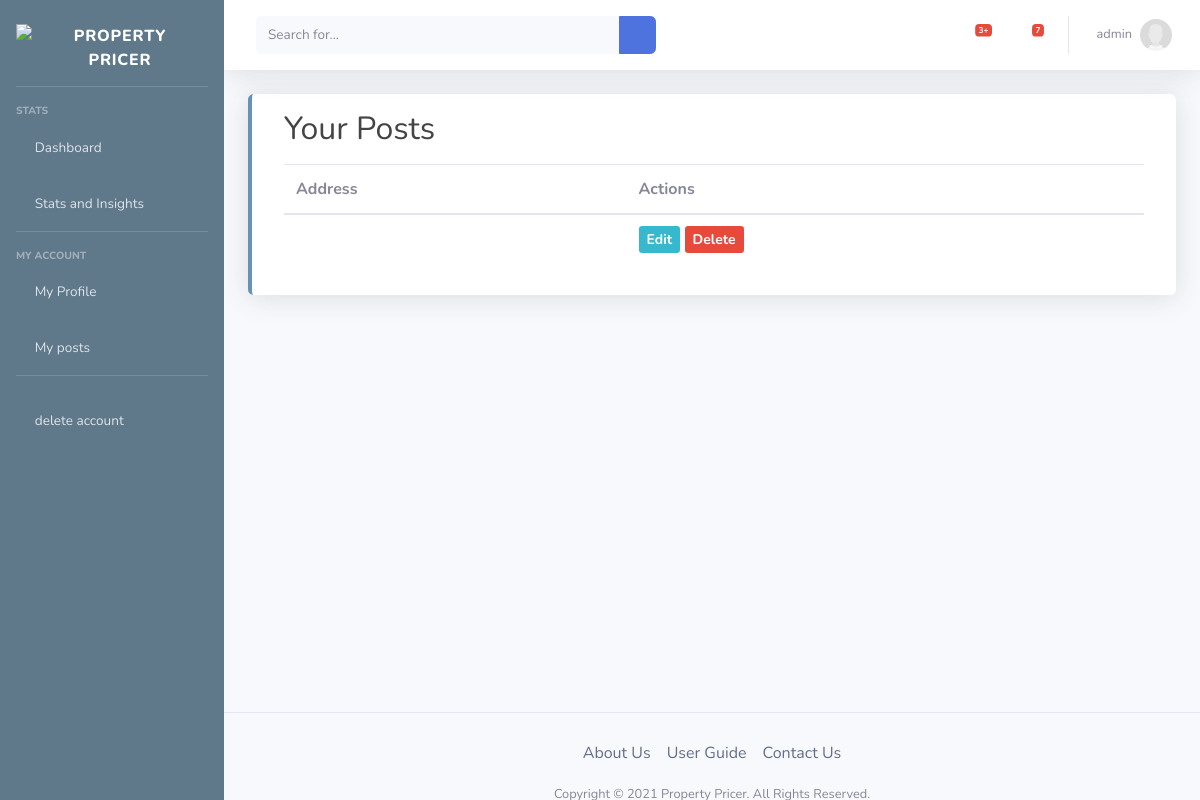
Before: /dashboard/post (signed in) with the older database file.
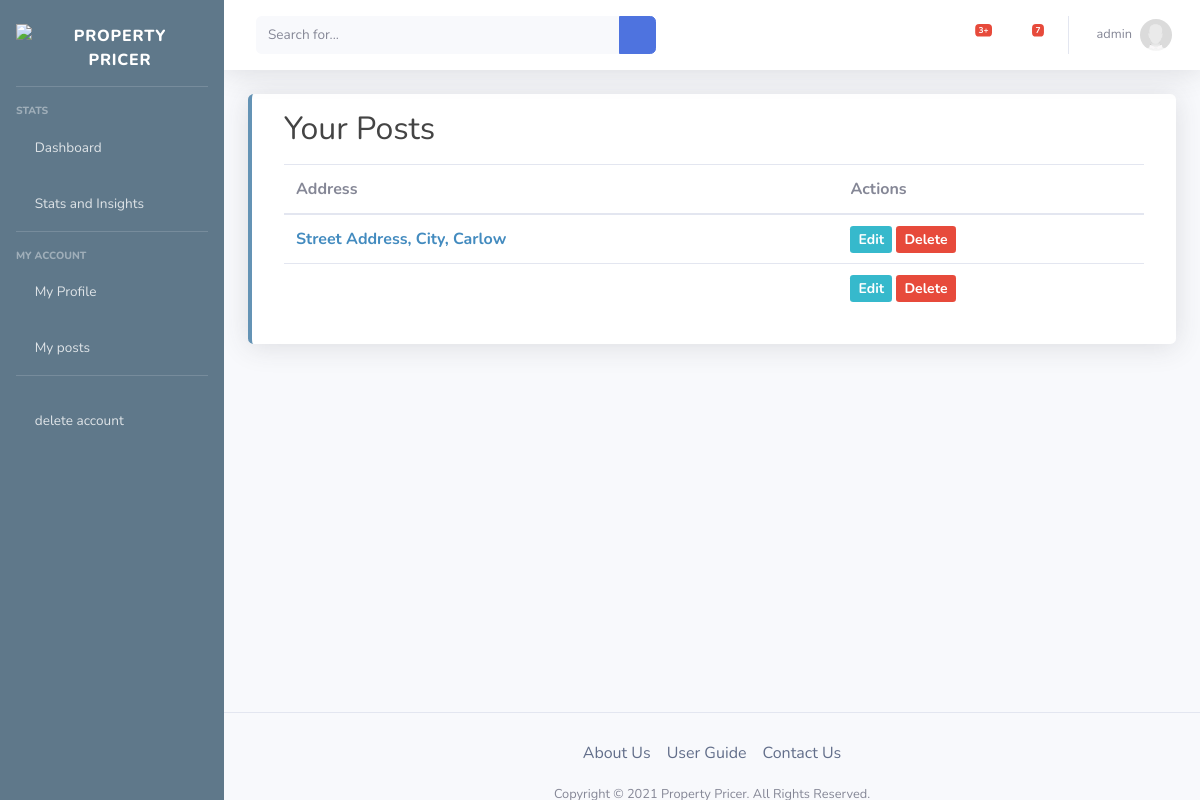
After: the same page with the newer database file.
### webpages/models.py (models this page shows, shortened)
class Post(models.Model):
    property_description = models.TextField(null=True, blank=True)
    address_line_1 = models.CharField(max_length=255, verbose_name="Street address")
    address_line_2 = models.CharField(max_length=255, null=True, blank=True, verbose_name="District or Townland")
    city = models.CharField(max_length=128, default='', verbose_name="City or town")
    county = models.CharField(max_length=128, default='', choices=COUNTY_CHOICES)
    floor_plan = models.ImageField(upload_to="floor_plan", null=True, blank=True)
    property_type = models.CharField(max_length=128, default='',
                                     choices=PROPERTY_TYPE_CHOICES)
    number_of_bedrooms = models.PositiveIntegerField()
    number_of_bathrooms = models.PositiveIntegerField()
    energy_rating = models.CharField(max_length=128, default='',
                                     choices=ENERGY_RATING_CHOICES)
    size = models.PositiveIntegerField(verbose_name="Size (m<sup>2</sup>)")
    date_posted = models.DateField(default=timezone.now)
    author = models.ForeignKey(User, related_name="user_posts", on_delete=models.CASCADE)
    price = models.PositiveIntegerField(null=True, blank=True, editable=True, verbose_name="Price (&euro;)")
    estimated_price = models.PositiveIntegerField(null=False, blank=True, editable=False)
    __original_price = None
    address = models.CharField(max_length=766, null=False, blank=True, editable=False)
    def __str__(self):
        return self.address

### webpages/views.py (the view)
# urls.py: path('dashboard/post', UserPostListView.as_view(), name='dashboard-post')
class UserPostListView(LoginRequiredMixin,ListView):
    model = Post
    template_name = 'dashboard/dashboard_post.html'
    context_object_name = 'posts'
    def get_queryset(self):
        return Post.objects.filter(author=self.request.user).order_by('-date_posted')

### templates/dashboard/dashboard_post.html
{% extends "dashboard/dashboard_base.html" %}
{% load static %}
{% load crispy_forms_tags %}
{% block content %}
            <div class="container-fluid">
                <div class="content-section">
                    <h2 class="mb-3">Your Posts</h2>
                    {% if posts %}
                        <table class="table">
                            <thead>
                                <tr>
                                    <th>Address</th>
                                    <th>Actions</th>
                                </tr>
                            </thead>
                            <tbody>
                                {% for post in posts %}
                                    <tr>
                                        <th><a href="{% url 'post-detail' post.id %}">{{ post }}</a></th>
                                        <th>
                                            <a class="btn-info btn-sm" href="{% url 'post-update' post.id %}">Edit</a>
                                            <a class="btn-danger btn-sm" href="{% url 'post-delete' post.id %}">Delete</a>
                                        </th>
                                    </tr>
                                {% endfor %}
                            </tbody>
                        </table>
                    {% else %}
                        <p>You have no post</p>
                    {% endif %}
                </div>
            </div>
<link rel="stylesheet" type="text/css" href="{% static 'css/main.css' %}">
{% endblock content %}

Changed rows visible on the page:
added Post: address "Street Address, City, Carlow"
